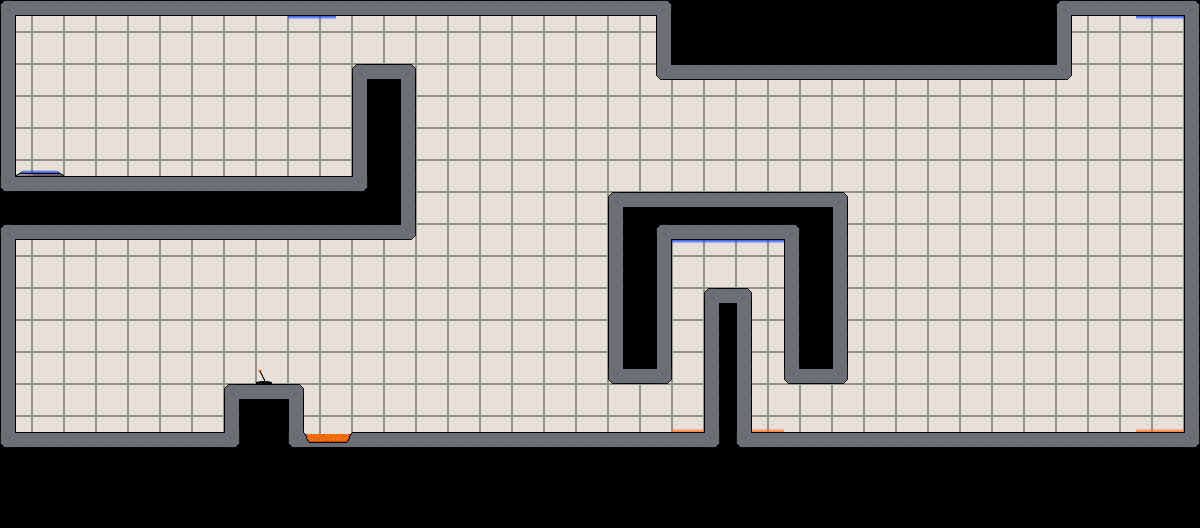

This is a level from a 2D game, rendered from its Tiled map with the project's own tilesets. A one-line summary and the map file follow, with tile-layer data summarised:
An orthogonal 75x33 tile map with 16x16 px tiles, 7 tile layers (background, walls, switches, gravTiles, ...) and 1 object (spawnPoint1).

<map version="1.0" orientation="orthogonal" width="75" height="33" tilewidth="16" tileheight="16">
 <tileset firstgid="1" name="interiorTileset" tilewidth="16" tileheight="16">
  <image source="interiorTileset.png" trans="ff00ff" width="144" height="64" />
 </tileset>
 <layer name="background" width="75" height="33">
  <data>[2475 cells, 2475 non-empty, 5 distinct tile ids]</data>
 </layer>
 <layer name="walls" width="75" height="33">
  <data>[2475 cells, 363 non-empty, 8 distinct tile ids]</data>
 </layer>
 <layer name="switches" width="75" height="33">
  <data>[2475 cells, 1 non-empty, 1 distinct tile ids]</data>
 </layer>
 <layer name="gravTiles" width="75" height="33">
  <data>[2475 cells, 20 non-empty, 2 distinct tile ids]</data>
 </layer>
 <objectgroup name="spawnPoint" width="75" height="33">
  <object name="spawnPoint1" x="73" y="282" />
 </objectgroup>
 <layer name="acid" width="75" height="33">
  <data>[2475 cells, 12 non-empty, 4 distinct tile ids]</data>
 </layer>
 <layer name="exit" width="75" height="33">
  <data>[2475 cells, 1 non-empty, 1 distinct tile ids]</data>
 </layer>
 <layer name="exitDummyTiles" width="75" height="33">
  <data>[2475 cells, 2 non-empty, 2 distinct tile ids]</data>
 </layer>
</map>
